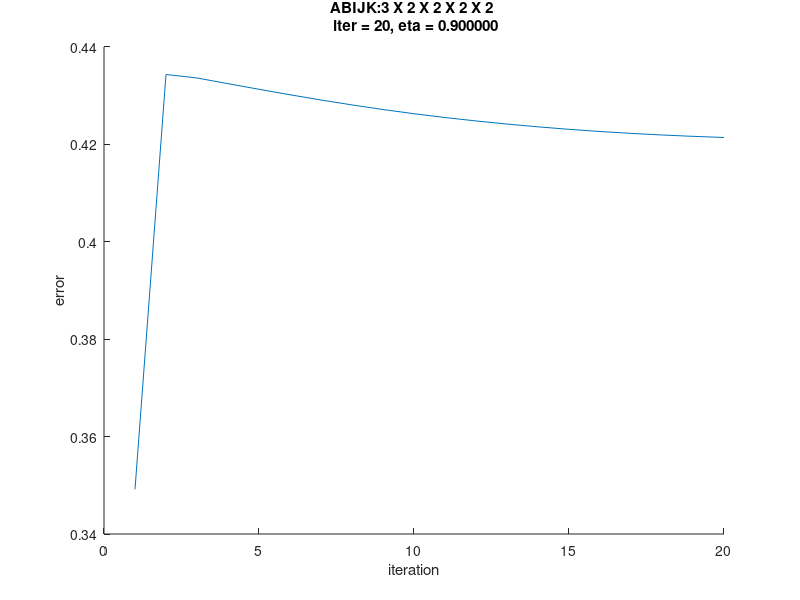
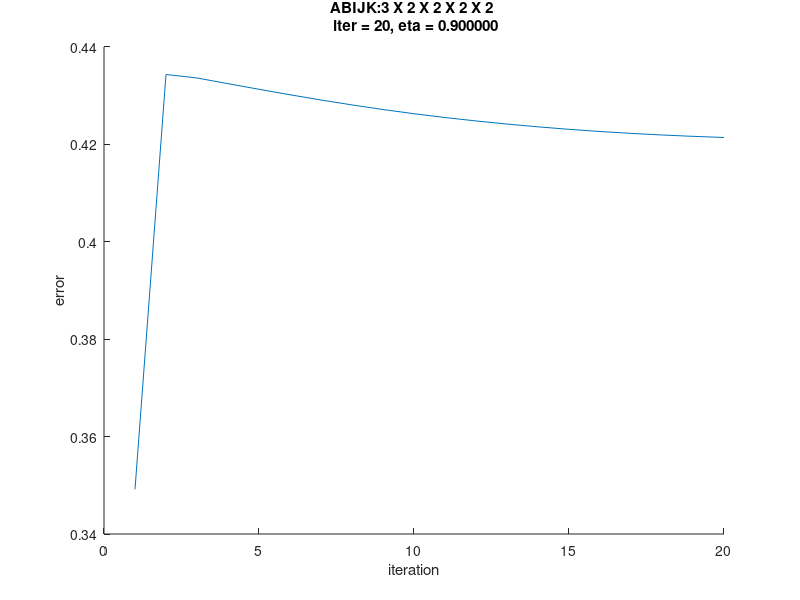

Recreate these plots in MATLAB, in order. (Note: a time limit stopped this script after it produced the figures.)
clear all;
N=97;
i = 0:1:96;
theta = i.*pi/16;
r = 6.5*(104-i)/104;

data(1:97,1) = r.*sin(theta);
data(1:97,2) = r.*cos(theta);
data(1:97,3) = 1;
data(1:97,4) = 0;

data(98:98+96,1) = -1*r.*sin(theta);
data(98:98+96,2) = -1*r.*cos(theta);
data(98:98+96,3) = 0;
data(98:98+96,4) = 1;
% A = 2+1 % B = 5+1; % I=3+1;% J=3+1;% K=2;
nvectors=N*2;
ninpdim_with_bias=3;
neuron_hid_layerJ=2;
neuron_hid_layerJ_with_bias=neuron_hid_layerJ+1;
neuron_hid_layerI=2;
neuron_hid_layerI_with_bias=neuron_hid_layerI+1;
neuron_hid_layerB=2;
neuron_hid_layerB_with_bias=neuron_hid_layerB+1;
noutdim=2;

%initialize
wkj = randn(noutdim,neuron_hid_layerI_with_bias);
wkj_tmp = zeros(size(wkj));
wji = randn(neuron_hid_layerJ_with_bias,neuron_hid_layerI_with_bias);
wib = randn(neuron_hid_layerI_with_bias,neuron_hid_layerB_with_bias);
wba = randn(neuron_hid_layerB_with_bias,ninpdim_with_bias);
olddelwkj=zeros(noutdim * neuron_hid_layerJ_with_bias); % weight of Wkj (J -> K)
olddelwji=zeros(neuron_hid_layerJ_with_bias * neuron_hid_layerI_with_bias);   % weight of Wji (I -> J)
olddelwib=zeros(neuron_hid_layerB_with_bias * neuron_hid_layerI_with_bias);   % weight of Wji (B -> I)
olddelwba=zeros(neuron_hid_layerB_with_bias * ninpdim_with_bias);   % weight of Wji (A -> B)
oa = zeros(ninpdim_with_bias,1);
oa(ninpdim_with_bias) = 1;

sb = zeros(neuron_hid_layerB_with_bias,1);
ob = zeros(neuron_hid_layerB_with_bias,1);
ob(neuron_hid_layerB_with_bias) = 1;       % output of data

si = zeros(ninpdim_with_bias,1);       % input of hidden layer i
oi = zeros(neuron_hid_layerJ_with_bias,1);
oi(neuron_hid_layerI_with_bias) = 1;    % output of hidden layer i

sj = zeros(neuron_hid_layerI_with_bias,1);      % input of hidden layer j
oj = zeros(neuron_hid_layerJ_with_bias,1);
oj(neuron_hid_layerJ_with_bias) = 1;    % output of hidden layer j

sk = zeros(neuron_hid_layerJ_with_bias,1);        % input of output layer k
ok = zeros(noutdim,1);        % net output
dk = zeros(noutdim,1);        % desired output

Lowerlimit=0.01;
itermax=20;
eta=0.9;            % (n -> eta -> learning rate)
beta=0.1;           % momentum term
 
iter=0;
error_avg=10;

title_text = sprintf('ABIJK:%d X %d X %d X %d X %d \n iter = %d, eta = %f',ninpdim_with_bias,neuron_hid_layerB,neuron_hid_layerI,neuron_hid_layerJ,noutdim,itermax,eta);
file_text = sprintf('P1_ABIJK_%dX%dX%dX%dX%d_iter_%d_eta_%f',ninpdim_with_bias,neuron_hid_layerB,neuron_hid_layerI,neuron_hid_layerJ,noutdim,itermax,eta);

% internal variables
deltak = zeros(1,noutdim);
deltaj = zeros(1,neuron_hid_layerJ_with_bias);
deltai = zeros(1,neuron_hid_layerI_with_bias);
deltab = zeros(1,neuron_hid_layerB_with_bias);
sumback = zeros(1,max(neuron_hid_layerJ_with_bias, max(neuron_hid_layerI_with_bias,neuron_hid_layerB_with_bias)));
 
while (error_avg > Lowerlimit) && (iter<itermax)
    iter=iter+1;
    error=0;
 
% Forward Computation:
    for ivector=1:nvectors
        oa=[data(ivector,1) data(ivector,2) 1]';
        dk=[data(ivector,3) data(ivector,4)]';

        for j=1:neuron_hid_layerB
            sb(j)=wba(j,:)*oa;
            ob(j)=1/(1+exp(-sb(j)));    % sigmoid
        end
        ob(neuron_hid_layerB_with_bias)=1.0;

        for j=1:neuron_hid_layerI
            si(j)=wib(j,:)*ob;
            oi(j)=1/(1+exp(-si(j)));    % sigmoid
        end
        oi(neuron_hid_layerI_with_bias)=1.0;

        for j=1:neuron_hid_layerJ
            sj(j)=wji(j,:)*oi;
            oj(j)=1/(1+exp(-sj(j)));    % sigmoid
        end
        oj(neuron_hid_layerJ_with_bias)=1.0;
 
        for k=1:noutdim
            sk(k)=wkj(k,:)*oj;
            ok(k)=1/(1+exp(-sk(k)));    % signmoid
        end
        
        %error=error+ (dk-ok)' *(dk-ok)/2;
        error=error+sum(abs(dk-ok)); % abs is absolute each element
        
% Backward learning:
 
         for k=1:noutdim
            deltak(k)=(dk(k)-ok(k))*ok(k)*(1.0-ok(k)); % gradient term
         end
 
         for j=1:neuron_hid_layerJ_with_bias
            for k=1:noutdim
               wkj_tmp(k,j)=wkj(k,j)+eta*deltak(k)*oj(j)+beta*olddelwkj(k,j);
               olddelwkj(k,j)=eta*deltak(k)*oj(j)+beta*olddelwkj(k,j);
            end
         end
 
         for j=1:neuron_hid_layerJ
            sumback(j)=0.0;
            for k=1:noutdim
               sumback(j)=sumback(j)+deltak(k)*wkj(k,j);
            end
            deltaj(j)=oj(j)*(1.0-oj(j))*sumback(j);
         end

         for j=1:neuron_hid_layerI
            sumback(j)=0.0;
            for k=1:neuron_hid_layerJ_with_bias
               sumback(j)=sumback(j)+deltaj(k)*wji(k,j);
            end
            deltai(j)=oi(j)*(1.0-oi(j))*sumback(j);
         end
 
         for j=1:neuron_hid_layerB
            sumback(j)=0.0;
            for k=1:neuron_hid_layerI_with_bias
               sumback(j)=sumback(j)+deltai(k)*wib(k,j);
            end
            deltab(j)=ob(j)*(1.0-ob(j))*sumback(j);
         end

         for i=1:ninpdim_with_bias
            for j=1:neuron_hid_layerB
               wba(j,i)=wba(j,i)+eta*deltab(j)*oa(i)+beta*olddelwba(j,i);
               olddelwba(j,i)=eta*deltab(j)*oa(i)+beta*olddelwba(j,i);
            end
         end

         wkj = wkj_tmp;

    end
 
    ite(iter)=iter;
    error_avg=error/nvectors;
    error_r(iter)=error_avg;
end
 
 
fig_error = figure(1);
hold on;
plot(ite, error_r);
title(title_text);
xlabel('iteration');
ylabel('error');
saveas(fig_error,strcat(file_text,'_error.jpg'));
saveas(fig_error,strcat(file_text,'_error.fig'));
fig_decision = figure(2);
hold on;
for n=1:1:N
    plot(data(n,1), data(n,2),'r o');
end
for n=N+1:1:N*2
    plot(data(n,1), data(n,2),'k s');
end
 
for ix=-30:1:31
    for iy=-30:1:31
        dx=0.2*(ix-1); 
        dy=0.2*(iy-1);
        oa=[dx dy 1]';
 
        for j=1:neuron_hid_layerB
            sb(j)=wba(j,:)*oa;
            ob(j)=1/(1+exp(-sb(j)));    % sigmoid
        end
        ob(neuron_hid_layerB_with_bias)=1.0;

        for j=1:neuron_hid_layerI
            si(j)=wib(j,:)*ob;
            oi(j)=1/(1+exp(-si(j)));    % sigmoid
        end
        oi(neuron_hid_layerI_with_bias)=1.0;

        for j=1:neuron_hid_layerJ
            sj(j)=wji(j,:)*oi;
            oj(j)=1/(1+exp(-sj(j)));    % sigmoid
        end
        oj(neuron_hid_layerJ_with_bias)=1.0;
 
        for k=1:noutdim
            sk(k)=wkj(k,:)*oj;
            ok(k)=1/(1+exp(-sk(k)));    % signmoid
        end

        % Real output
        if ok(1,1)<0.5
            plot(dx,dy, 'k .');
        elseif ok(1,1)>0.5
            plot(dx,dy, 'r .');
        end
    end
end
title(title_text);
xlabel('iteration');
ylabel('error');

saveas(fig_decision,strcat(file_text,'_decision.jpg'));
saveas(fig_decision,strcat(file_text,'_decision.fig'));
